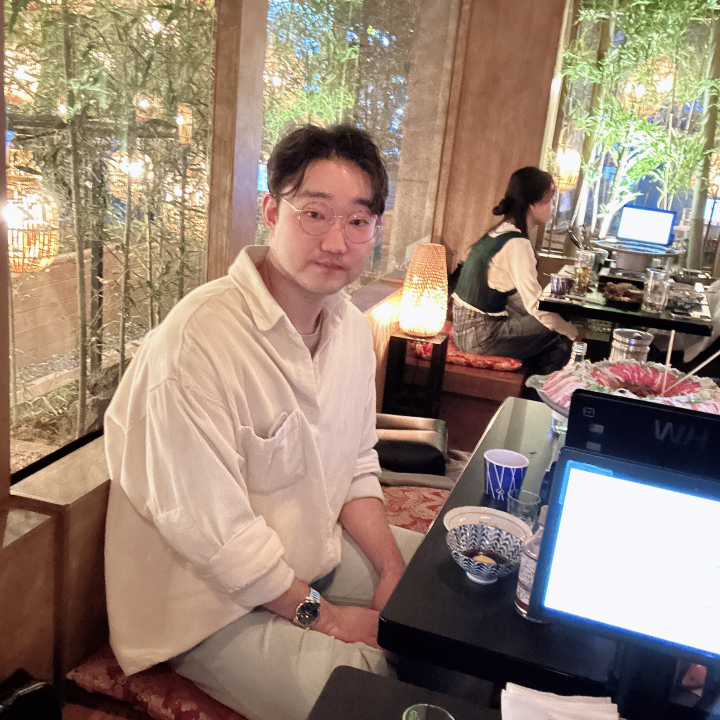
#> input picture images/my_image.jpeg, 2160 x 2160 px, found by its file name (shown at 1/3 size)
$ jupyter execute --allow-errors Human_segmentation.ipynb
#> lines starting #> are read from the running program, lines starting #| are printed output that depends on the picture
# Human_segmentation Project
## Shallow focus

## AIFFEL Online 6기 최현우
아직 Semantic Segmentation 모델을 구현하기 어려워서 라이브러리 활용!

## 목표
1. 이미지 3장 이상 활용
2. 인물이 아닌 동물에 대한 아웃포커싱 사진?
3. 크로마키 배경 합성 사진 생성
(Background로 사용하고 싶은 이미지 저장됨)
4. 사진에서의 문제점 찾기(문제점 표시)
5. 문제점 해결 방안 제시
6. 무관한 다른 기술과의 융합(시도만 해보자!)

---
# 프로젝트 평가 루브릭

### 평가문항	상세기준
1. 인물모드 사진을 성공적으로 제작하였다.	아웃포커싱 효과가 적용된 인물모드 사진과 동물 사진, 배경전환 크로마키사진을 각각 1장 이상 성공적으로 제작하였다.

2. 제작한 인물모드 사진들에서 나타나는 문제점을 정확히 지적하였다.	인물사진에서 발생한 문제점을 정확히 지적한 사진을 제출하였다.

3. 인물모드 사진의 문제점을 개선할 수 있는 솔루션을 적절히 제시하였다.	semantic segmentation mask의 오류를 보완할 수 있는 좋은 솔루션을 이유와 함께 제시하였다.

---

# 1. Data load

[cell 1]
# os: Operating System의 줄임말로, 운영체제에서 제공되는 여러 기능을 파이썬에서 사용할 수 있도록 함 (Ex. 디렉토리 경로 이동, 시스템 환경 변수 가져오기 등)
# urllib: URL 작업을 위한 여러 모듈을 모은 패키지. (Ex. urllib.request, urllib.parse, ...)
# cv2: OpenCV 라이브러리로, 실시간 컴퓨터 비전을 목적으로 한 프로그래밍 라이브러리
# numpy(NumPy): 행렬이나 대규모 다차원 배열을 쉽게 처리할 수 있도록 지원하는 라이브러리. 데이터 구조 외에도 수치 계산을 위해 효율적으로 구현된 기능을 제공
# pixellib: 이미지 및 비디오 segmentation을 수행하기 위한 라이브러리.
# pixellib.semantic: segmentation 기법 중, semantic segmentation을 쉽게 사용할 수 있도록 만든 라이브러리
# matplotlib: 파이썬 프로그래밍 언어 및 수학적 확장 NumPy 라이브러리를 활용한 플로팅 라이브러리로, 데이터 시각화 도구
import os
import urllib
import cv2
import numpy as np
from pixellib.semantic import semantic_segmentation
from matplotlib import pyplot as plt

[cell 2]
# data download
# os 모듈에 있는 getenv() 함수를 이용하여 읽고싶은 파일의 경로를 file_path에 저장
# 준비한 이미지 파일의 경로를 이용하여, 이미지 파일을 읽음
# cv2.imread(경로): 경로에 해당하는 이미지 파일을 읽어서 변수에 저장

# 각 사용할 이미지와 합성할 배경 이미지 경로 설정
img_path = os.getenv('HOME')+'/aiffel/human_segmentation/images/'
img_orig = cv2.imread(img_path+'my_image.jpeg')
#> img_orig is the input picture: shape (2160, 2160, 3); mean B, G, R 115.6, 131.1, 151.1
img_jiwon = cv2.imread(img_path+'jiwon_image.jpeg')
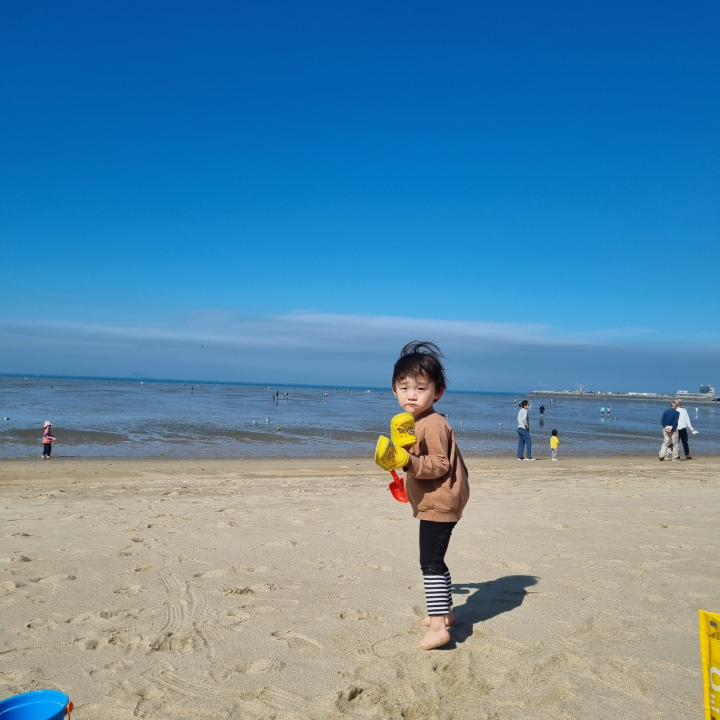
#> input picture images/jiwon_image.jpeg, 1440 x 1440 px, found by its file name (shown at 1/2 size)
#> img_jiwon is the input picture: shape (1440, 1440, 3); mean B, G, R 167.9, 138, 91
img_seohee = cv2.imread(img_path+'seohee_image.jpeg')
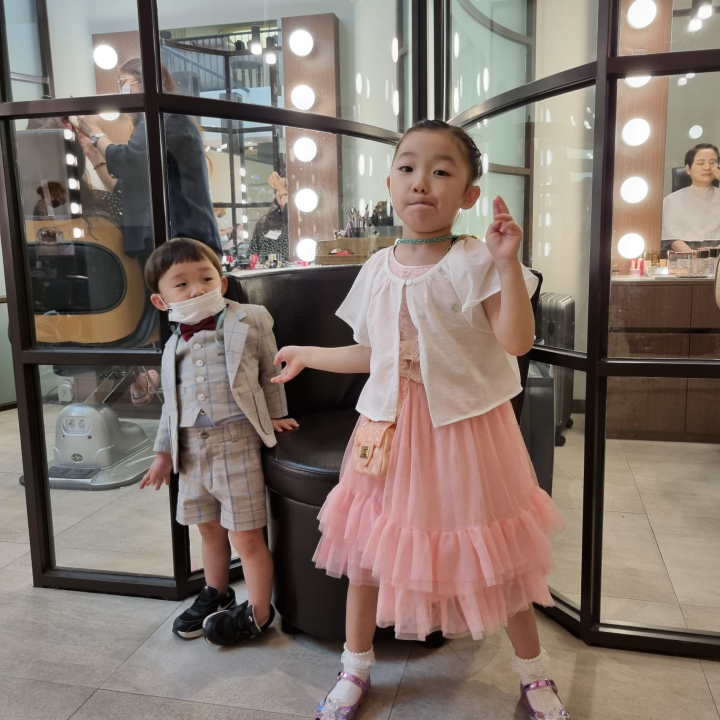
#> input picture images/seohee_image.jpeg, 1440 x 1440 px, found by its file name (shown at 1/2 size)
#> img_seohee is the input picture: shape (1440, 1440, 3); mean B, G, R 108.9, 117.2, 130.4

bg_orig = cv2.imread(img_path+'background_image.jpeg')
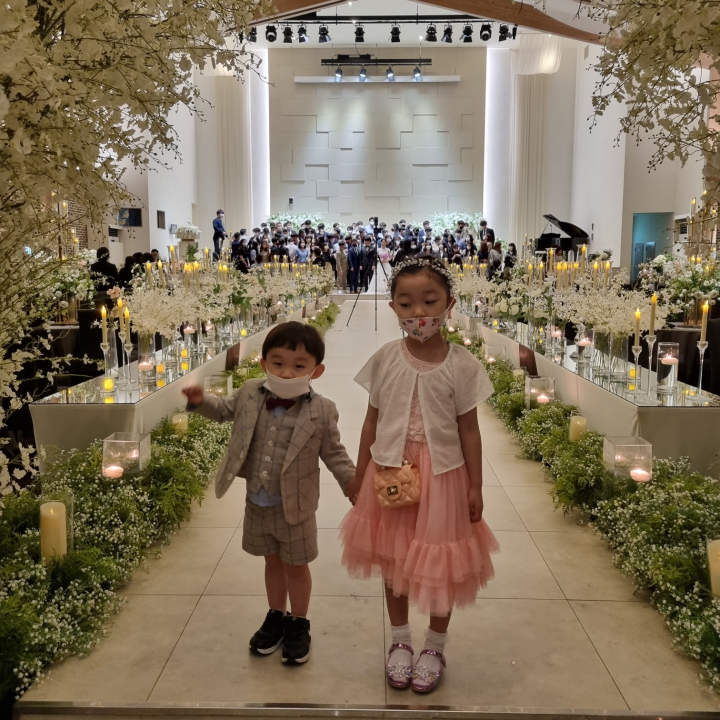
#> input picture images/background_image.jpeg, 1440 x 1440 px, found by its file name (shown at 1/2 size)
#> bg_orig is the input picture: shape (1440, 1440, 3); mean B, G, R 91.5, 113.6, 128.9

print(img_seohee)
#> (printed output is left out)

# cv2.cvtColor(입력 이미지, 색상 변환 코드): 입력 이미지의 색상 채널을 변경
# cv2.COLOR_BGR2RGB: 이미지 색상 채널을 변경 (BGR 형식을 RGB 형식으로 변경)
# plt.imshow(): 저장된 데이터를 이미지의 형식으로 표시, 입력은 RGB(A) 데이터 혹은 2D 스칼라 데이터
# https://matplotlib.org/stable/api/_as_gen/matplotlib.pyplot.imshow.html
# plt.show(): 현재 열려있는 모든 figure를 표시 (여기서 figure는 이미지, 그래프 등)
# https://matplotlib.org/stable/api/_as_gen/matplotlib.pyplot.show.html
plt.imshow(cv2.cvtColor(img_seohee, cv2.COLOR_BGR2RGB))
plt.show()

# 2. Segmentation human separation
## <DeepLab v3+ 모델 활용 예정>

---
### Watershed function

* 픽셀로 등고선 설정
* 물이 채워진다 가정하고 고점들을 이어 경계선 지정(이미지 분할)
* 빌드 : grayscale > morphology(noise, hole 제거) > dilate(경계 확장, 연결 안된 부분 배경 간주) > 전경 탐색(거리 변환함수 적용) > skeloton image 추출
* 위 결과에 threshold 적용 (전경 분리)
* 배경 - 전경 = 불확실 영역
* 전경에 labelling 이어져 있는 부분에 라벨로 같은 객체라고 구분
* 최종 : watershed 함수 적용(결과값 -1인 영역이 경계값)

* segmentation으로 사람 분리
* 관심 객체만 추출하는 방법을 'Image segmentation'
* 모든 픽셀에 label 할당, '라벨이 같다'는 것은 '공통 특징'을 갖는다고 가정
* Semantic segmentation = 물리적 의미 단위로 인식
* Instance segmentation = 추상적 정보를 추출, 객체와 관계없이 같은 라벨로 표현
* 인스턴스는 사람 개개별의 라벨을 가지게 합니다

---
# DeepLab
---
### Atrous convolution
* 하이퍼 파라미터 rate로 feature map에 빈공간 설정
* 활용 이점 : 동일한 파라미터와 계산량 유지, 한 픽셀이 볼 수 있는 영역을 크게 가져간다
* Semantic segmentation 에서 높은 성능을 내기 위한 하이퍼파라미터
* 사용 이유가 경계선을 잘 구분하기 위해 픽셀을 더욱 깊게 살피는 건가?

### Spatial pyramid pooing(ASPP) 기법 활용
* Semantic segmentation의 성능을 높여주는 기법
* Atrous conv가 다양하게 적용되고 이를 합쳐주는 기법(ASPP)

### Depthwise Separable Convolution
* channel을 filter가 한번에 연산하지 않고, 채널 축을 분리한 뒤 각 채널 축 1을 가지는 여러개의 Conv 필터로 각각 대체해서 연산 시키는 합성곱층에 마지막에 1x1 필터를 적용한 것
* 활용 이점 : 유사한 성능에서 파라미터와 연산량을 획기적으로 줄일 수 있음

[cell 3]
# DeepLab model Set
# 저장할 파일 이름을 결정합니다
# 1. os.getenv(x)함수는 환경 변수x의 값을 포함하는 문자열 변수를 반환합니다. model_dir 에 "/aiffel/human_segmentation/models" 저장
# 2. #os.path.join(a, b)는 경로를 병합하여 새 경로 생성 model_file 에 "/aiffel/aiffel/human_segmentation/models/deeplabv3_xception_tf_dim_ordering_tf_kernels.h5" 저장
# 1
model_dir = os.getenv('HOME')+'/aiffel/human_segmentation/models'
# 2
model_file = os.path.join(model_dir, 'deeplabv3_xception_tf_dim_ordering_tf_kernels.h5')

# PixelLib가 제공하는 모델의 url입니다
model_url = 'https://github.com/ayoolaolafenwa/PixelLib/releases/download/1.1/deeplabv3_xception_tf_dim_ordering_tf_kernels.h5'

# 다운로드를 시작합니다
urllib.request.urlretrieve(model_url, model_file) # urllib 패키지 내에 있는 request 모듈의 urlretrieve 함수를 이용해서 model_url에 있는 파일을 다운로드 해서 model_file 파일명으로 저장
#> (this line was passed over: the network is not available in this run)

#> (a cell that did not finish here is left out)

#> (a cell that did not finish here is left out)

## PASCAL VOC Dataset으로 훈련 된 모델 이용

---
# 2. EDA & Preprocessing

[cell 6]
#pascalvoc 데이터의 라벨종류
LABEL_NAMES = [
    'background', 'aeroplane', 'bicycle', 'bird', 'boat', 'bottle', 'bus',
    'car', 'cat', 'chair', 'cow', 'diningtable', 'dog', 'horse', 'motorbike',
    'person', 'pottedplant', 'sheep', 'sofa', 'train', 'tv'
]
len(LABEL_NAMES)

#> (a cell that did not finish here is left out)

#> (a cell that did not finish here is left out)

#> (a cell that did not finish here is left out)

[cell 10]
# 256가지 색상을 RGB 배열로 만들고 ind 정수 배열로 R,G,B 값을
# 찾는 것(비트를 shift 하면서)
# PixelLib에서 그대로 가져온 코드입니다
# 주목해야 할 것은 생상 코드 결과물이예요!

#컬러맵 만들기
colormap = np.zeros((256, 3), dtype = int)
ind = np.arange(256, dtype=int)

for shift in reversed(range(8)):
    for channel in range(3):
        colormap[:, channel] |= ((ind >> channel) & 1) << shift
    ind >>= 3

colormap[:20] #생성한 20개의 컬러맵 출력

[cell 11]
#컬러맵 15에 해당하는 배열 출력 (pacalvoc에 LABEL_NAMES 15번째인 사람)
colormap[15]

[cell 12]
 # 색상순서 변경 - colormap의 배열은 RGB 순이며 output의 배열은 BGR 순서로 채널 배치가 되어 있어서
seg_color = (128,128,192)

#> (a cell that did not finish here is left out)

[cell 14]
# 원본 이미지와 segmentation img 비교
# 원본이미지를 img_show에 할당한뒤 이미지 사람이 있는 위치와 배경을 분리해서 표현한 color_mask 를 만든뒤 두 이미지를 합쳐서 출력
img_show = img_seohee.copy()

# True과 False인 값을 각각 255과 0으로 바꿔줍니다
#> (the rest of this cell did not finish here and is left out)

# 3. 이미지 background Blur 처리

[cell 15]
# (13,13)은 blurring kernel size를 뜻합니다
# 다양하게 바꿔보세요
img_seohee_blur = cv2.blur(img_seohee, (82,82))
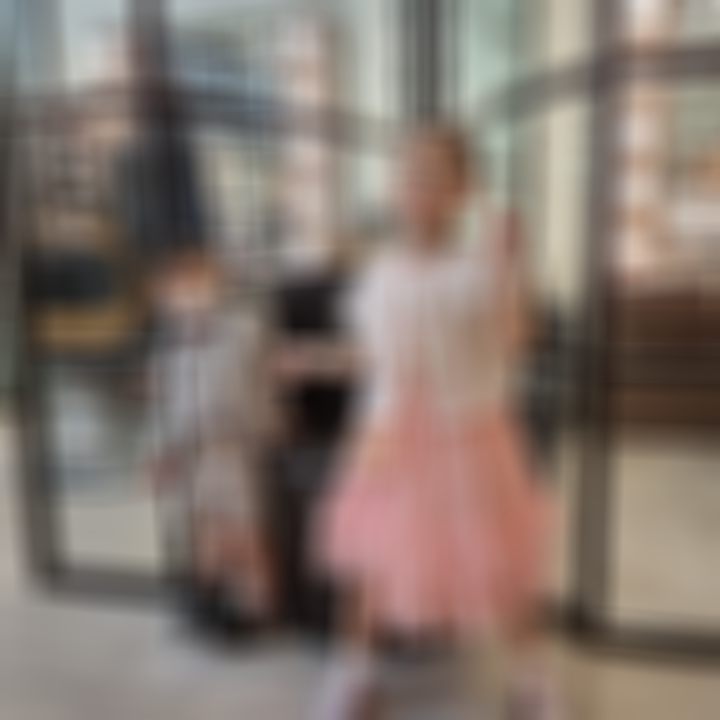
#> img_seohee_blur: shape (1440, 1440, 3) (shown at 1/2 size); mean B, G, R 109, 117.2, 130.4

# plt.imshow(): 저장된 데이터를 이미지의 형식으로 표시한다.
# cv2.cvtColor(입력 이미지, 색상 변환 코드): 입력 이미지의 색상 채널을 변경
# cv2.COLOR_BGR2RGB: 원본이 BGR 순서로 픽셀을 읽다보니
# 이미지 색상 채널을 변경해야함 (BGR 형식을 RGB 형식으로 변경)
plt.imshow(cv2.cvtColor(img_seohee_blur, cv2.COLOR_BGR2RGB))
plt.show()
